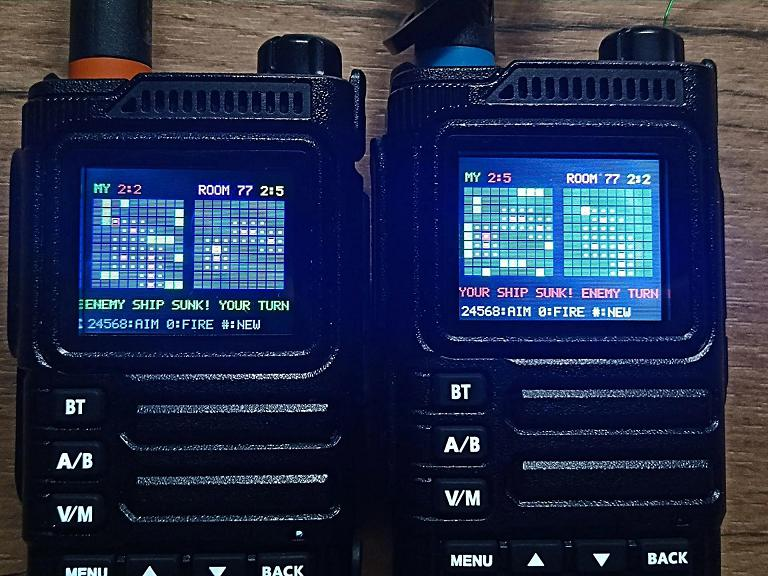
#> input picture dkxcepics/IMG_20261119_162906.jpg, 768 x 576 px
$ python -i td9_kpi.py   (imports and definitions only)
#> lines starting #> are read from the running program, lines starting #| are printed output that depends on the picture
#!/usr/bin/env python3
"""
td9_kpi.py -- Store / view picture packs on the TD-H9 resource chip over BLE.

A picture pack is a raw 160x128 RGB565 big-endian image (40,960 bytes, the
radio's native screen format) stored in a free area of the resource flash.
The companion menu app "DKXCEPIC" displays them and flips Up/Down in a loop.

Area format (written by this tool, read by the app):
  header  44 4B 58 43 45 50 49            "DKXCEPI"
          01                               count byte
  ...      pictures, each 160x128 RGB565 big-endian (40960 bytes)

Free area: the resource flash "font tail" (0x717000..0x7FFFFF), which stock
never writes. This tool VERIFIES the target is fully 0xFF before writing and
refuses otherwise.

Usage / Использование:
  python td9_kpi.py check [--addr 0x717000] [--span 0x80000]
      -- verify a range is free (all 0xFF); default 0x717000..0x7FFFFF
  python td9_kpi.py write img1.bin [img2.bin ...]
      -- write a pack of raw RGB565 .bin pictures (+ .png/.jpg via Pillow)
  python td9_kpi.py dump --addr <start> --out <file>
      -- dump raw bytes of a range (for inspection)
  python td9_kpi.py pass  --password <1234> [--out <backup>]
      -- set the radio lock password (modern S2: whole-sector erase+program)
  python td9_kpi.py passclear [--out <backup>]
      -- clear the lock password to 0xFF (same whole-sector rewrite)
  python td9_kpi.py passread
      -- read and interpret the 8 lock bytes
  python td9_kpi.py pass --force --withdump <sector.bin> [--password <1234>]
      -- hard write: use <sector.bin> as the base instead of the radio's
         current sector (rebuild/rescue after a partial erase)
  Before any erase the sector @0x716000 is dumped to --out (default
  kpi-dump.bin) so the font can be restored if the link drops mid-write.

Depends on: pip install bleak, (optional) Pillow for png/jpg input.
Radio on + Bluetooth programming mode, H9 Toolbox Firmware (S2 write service).
"""

import argparse
import asyncio
import os
import struct
import sys

# ============================================================================
# BLE / resource service (reused from td9_logo.py)
# ============================================================================
SERVICE = "0000ff00-0000-1000-8000-00805f9b34fb"
CHAR_WRITE = "0000ff02-0000-1000-8000-00805f9b34fb"
CHAR_NOTIFY = "0000ff01-0000-1000-8000-00805f9b34fb"

MAGIC = bytes([0x50, 0x56, 0x4F, 0x4A, 0x48, 0x5C, 0x14])
BANK_SIZE = 0x8000
BLOCK = 0x20
SECTOR = 0x1000
STATUS_BASE = 0x4000
DATA_BASE = 0x8000
CONTROL_ADDRESS = 0x4000
DATA_ADDRESS = 0x4020
OP = {"disarm": 0, "erase": 1, "program": 2}
CHECK_EVERY = 16
ERASED = 0xFF

# Picture pack format / формат пакета картинок
KPI_MAGIC = b"DKXCEPI"
KPI_HEADER = 7 + 1          # magic (7) + count (1)
IMG_W, IMG_H = 160, 128
IMG_BYTES = IMG_W * IMG_H * 2   # 40960

# Free area (resource chip): font tail, stock never writes.
# Свободная область: хвост font-партиции, сток не пишет.
DEFAULT_START = 0x717000
DEFAULT_END = 0x800000
SECTOR_SIZE = 0x1000

# Radio lock password: 8 bytes just before the picture area.
# Пароль блокировки рации: 8 байт непосредственно перед областью картинок.
PASS_ADDR = 0x716FF8
PASS_LEN = 8
PASS_SECTOR = PASS_ADDR & ~(SECTOR_SIZE - 1)   # 0x716000, whole 4 KiB sector to erase

# Bulk read (S1 fast) — порт из web resource.mjs / radio.mjs. Наибольший
# выигрыш: каждая операция читает до 2 КиБ пачкой notify, а не 32 байта.
BULK_BASE = 0x3C00
BULK_SIZES = [16, 48, 112, 176, 240]
LINK_STOCK_ADDRESS = BULK_BASE + 17 * BLOCK
LINK_FIXED_ADDRESS = BULK_BASE + 18 * BLOCK
BULK_HEADER = 4


# [16 lines left out: function parse_bulk_reply, not called in this run]


def bulk_slot_address(size_index, wait=False):
    return BULK_BASE + (size_index + (8 if wait else 0)) * BLOCK


def is_bulk_packet(bytez):
    return len(bytez) >= 4 and bytez[0] == 0xB7 and bytez[1] == 0x5A


# [13 lines left out: function assemble_bulk, not called in this run]


def hex_bytes(b):
    return " ".join("%02x" % x for x in b[:24])


# ============================================================================
# Dirty-import transport: reuse td9_logo.py's working S1/S2 implementation
# ============================================================================
# [7 lines left out: function _load_logo_mod, not called in this run]


# ---- standalone bits (not relying on logo module where trivial) ----
class Radio:
    """Minimal BLE radio with S1 read / S2 write, decoupled from logo tool."""

    # [41 lines left out: functions __init__, receive, not called in this run]

    async def read_exact(self, n, timeout=3.0):
        out = bytearray()
        loop = asyncio.get_event_loop()
        deadline = loop.time() + timeout
        while len(out) < n:
            if self.queue:
                take = min(n - len(out), len(self.queue))
                out += self.queue[:take]
                del self.queue[:take]
                continue
            if loop.time() > deadline:
                raise TimeoutError("read timeout / таймаут чтения")
            ev = asyncio.Event()
            self.wake = ev
            try:
                await asyncio.wait_for(ev.wait(), timeout=max(0.05, deadline - loop.time()))
            except asyncio.TimeoutError:
                if self.wake is ev:
                    self.wake = None
                raise TimeoutError("read timeout / таймаут чтения")
        return bytes(out)

    async def send(self, data):
        await self.client.write_gatt_char(self.write_char, bytearray(data), response=False)

    async def expect_ack(self, label="ACK"):
        r = await self.read_exact(1)
        if r[0] != 0x06:
            raise RuntimeError("%s: expected ACK 06, got %s." % (label, hex_bytes(r)))

    async def enter_programming(self):
        self.queue.clear()
        self.read_mode = "auto"
        await self.send(MAGIC)
        await self.expect_ack("Handshake")
        await self.send(bytes([0x02]))
        first = (await self.read_exact(1))[0]
        for _ in range(4):
            if first != 0x06:
                break
            first = (await self.read_exact(1))[0]
        ident = bytes([first]) + await self.read_exact(7)
        if ident[:7] != bytes([0x54, 0x44, 0x48, 0x39, 0xFF, 0xFF, 0xFF]):
            raise RuntimeError("Unexpected identity: %s" % hex_bytes(ident))
        await self.send(bytes([0x06]))
        await self.expect_ack("Enter programming")
        return ident

    async def leave_programming(self):
        try:
            await self.send(bytes([0x45]))
        except Exception:
            pass
        await asyncio.sleep(0.3)
        self.queue.clear()

    async def read_block(self, address, timeout=3.0):
        cmd = bytes([0x52, (address >> 8) & 255, address & 255, BLOCK])
        await self.send(cmd)
        expected = bytes([0x57, (address >> 8) & 255, address & 255, BLOCK])
        header = await self.read_exact(4, timeout)
        if header != expected:
            if self.read_mode != "yes":
                nxt = await self.read_exact(1, timeout)
                shifted = bytes([header[1], header[2], header[3], nxt[0]])
                if shifted == expected:
                    header = shifted
                    self.read_mode = "yes"
        if header != expected:
            raise RuntimeError("Invalid read header at 0x%04x: %s" % (address, hex_bytes(header)))
        data = await self.read_exact(BLOCK, timeout)
        mode = self.read_mode
        if mode == "yes":
            await self.read_exact(1, timeout)
        elif mode == "auto":
            try:
                await self.read_exact(1, timeout=0.15)
                mode = "yes"
            except TimeoutError:
                mode = "no"
            self.read_mode = mode
        return data

    async def select_bank(self, bank):
        block = await self.read_block(STATUS_BASE + bank * BLOCK)
        if block[:4] != b"H9RS":
            raise RuntimeError("No resource service.")
        st = {"version": block[4], "ready": block[8] == 1}
        # S2: bytes 12-19 carry write status (result, programming, pointer, crc)
        if st["version"] == 2:
            st["write"] = {
                "result": block[12],
                "resultText": self._result_text(block[12]),
                "programming": block[13] == 2,
                "pointer": block[14] | (block[15] << 8) | (block[16] << 16),
                "operations": block[17],
                "crc": block[18] | (block[19] << 8),
            }
        return st

    # [9 lines left out: function _result_text, not called in this run]

    async def write_status(self, address):
        st = await self.select_bank(address // BANK_SIZE)
        if st["version"] != 2:
            raise RuntimeError("No write service v2.")
        if not st["ready"]:
            raise RuntimeError("Flash not ready.")
        return st

    async def expect_write(self, address, label):
        st = await self.write_status(address)
        w = st.get("write")
        if w and w["result"] != 0:
            raise RuntimeError("%s @0x%x: radio reports %s (pointer 0x%x, crc 0x%x)"
                               % (label, address, w["resultText"], w["pointer"], w["crc"]))
        return st

    # -- reads ------------------------------------------------------------
    async def send_write(self, frame):
        """Send a W (write) frame and await the 0x06 ACK.
        Отправляет W-кадр (запись) и ждёт ACK 0x06 — иначе ACK остаётся в
        очереди и ломает следующий read (лишний 06 в header)."""
        await self.send(frame)
        await self.expect_ack("Write/запись")

    async def read_fixed(self, start, length, on_progress=None):
        out = bytearray()
        pos = start
        end = start + length
        bank = -1
        retries = 0
        while pos < end:
            b = pos // BANK_SIZE
            if b != bank:
                st = await self.select_bank(b)
                if not st["ready"]:
                    raise RuntimeError("Flash not ready bank %d" % b)
                bank = b
            try:
                out += await self.read_block(DATA_BASE + (pos % BANK_SIZE))
            except TimeoutError:
                retries += 1
                if retries > 5:
                    raise
                # re-sync on the current bank and retry the block
                st = await self.select_bank(b)
                if not st["ready"]:
                    raise RuntimeError("Flash not ready bank %d" % b)
                continue
            retries = 0
            pos += BLOCK
            if on_progress and ((pos - start) % (BLOCK * 16) == 0 or pos >= end):
                on_progress(min(pos - start, length), length)
        return bytes(out[:length])

    # ---- bulk fast read (S1 fast; fails fast if unsupported) --------------
    # Порт readFast из web radio.mjs: выбираем банк, ставим курсор, просим
    # фиксированный 15 мс линк, затем bulk-слоты стримят пачками до 240 Б.
    # [4 lines left out: function _reset_bulk, not called in this run]

    async def read_bulk_chunk(self, size_index):
        """Request one bulk slot; returns (reply, data). Radia streams pакеты
        (B7 5A seq len ...) before the 32-byte bulk reply."""
        self.bulk_packets = []
        self.bulk_partial = None
        self.bulk_active = True
        block = await self.read_block(bulk_slot_address(size_index, False))
        reply = parse_bulk_reply(block)
        if reply is None:
            self.bulk_active = False
            raise RuntimeError("No bulk reply (radio without S1 fast?)")
        # collect any queued packets already in `self.queue`
        packets = list(self.bulk_packets)
        self.bulk_active = False
        return reply, packets

    async def read_fast(self, start, length, on_progress=None):
        """Bulk fast read from a 32 KiB-aligned start; falls back to read_fixed."""
        if start % BANK_SIZE:
            raise RuntimeError("bulk read needs 32 KiB-aligned start")
        out = bytearray()
        pos = start
        end = start + length
        # link fixed 15ms
        self._reset_bulk()
        await self.select_bank(pos // BANK_SIZE)
        link = parse_bulk_reply(await self.read_block(LINK_FIXED_ADDRESS))
        link_ok = bool(link and link["status"] == 0)
        if not link_ok:
            # Not a bulk-capable image -> fall back to slow read
            self._reset_bulk()
            return await self.read_fixed(start, length, on_progress)
        await asyncio.sleep(1.5)  # let the radio settle the 15 ms link
        size_index = BULK_SIZES.index(176) if 176 in BULK_SIZES else 2
        try:
            while pos < end:
                reply, pkts = await self.read_bulk_chunk(size_index)
                if reply["status"] != 0 or reply["count"] == 0:
                    # back off size or treat as end
                    raise RuntimeError("bulk read status %d" % reply["status"])
                data = assemble_bulk(pkts, reply, BULK_SIZES[size_index])
                take = min(len(data), end - pos)
                out += data[:take]
                pos += len(data)
                if on_progress:
                    on_progress(min(len(out), length), length)
        finally:
            self._reset_bulk()
            # restore stock link
            try:
                await self.read_block(LINK_STOCK_ADDRESS)
            except Exception:
                pass
        return bytes(out[:length])

    async def read_any(self, start, length, on_progress=None):
        """Use bulk fast read when possible, otherwise slow 32-byte read.
        Bulk needs a 32 KiB-aligned start, so read a little extra and slice.
        / Быстрое чтение: bulk требует выравнивания по 32 КиБ, читаем с
        запасом и обрезаем до нужного среза."""
        lead = start % BANK_SIZE
        base = start - lead
        # читать от выровненного base, захватывая lead..lead+length
        if lead == 0 and length >= BANK_SIZE:
            return await self.read_fast(start, length, on_progress)
        if length + lead >= BANK_SIZE:
            try:
                raw = await self.read_fast(base, length + lead, on_progress)
                return raw[lead:lead + length]
            except RuntimeError:
                pass
        return await self.read_fixed(start, length, on_progress)


def data_frame(payload):
    chk = sum(payload) & 255
    return bytes([0x57, DATA_ADDRESS >> 8, DATA_ADDRESS & 255, BLOCK]) + payload + bytes([chk])


# [36 lines left out: functions control_frame, crc16, build_pack, not called in this run]


def load_image(path):
    """Load one image: raw .bin RGB565, or png/jpg via Pillow -> RGB565."""
#> called with path = 'dkxcepics/IMG_20261119_162906.jpg'
    if path.lower().endswith(".bin"):
        with open(path, "rb") as f:
            data = f.read()
        if len(data) != IMG_BYTES:
            raise RuntimeError("%s: raw RGB565 must be %d bytes (got %d)" % (path, IMG_BYTES, len(data)))
        return data
    # else: Pillow -> RGB565 big-endian
    from PIL import Image
    img = Image.open(path).convert("RGB").resize((IMG_W, IMG_H), Image.LANCZOS)
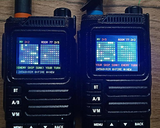
#> img: PIL image 160x128 RGB; mean R, G, B 36.3, 45.8, 75.7
    out = bytearray()
    for py in range(IMG_H):
        for px in range(IMG_W):
            r, g, b = img.getpixel((px, py))
            v = ((r >> 3) << 11) | ((g >> 2) << 5) | (b >> 3)
            out += bytes([v >> 8, v & 255])
    return bytes(out)


# ============================================================================
# S2 write (erase->program->verify), ported from td9_logo.py write_logo
# ============================================================================
# [53 lines not run here, left out]


# ============================================================================
# CLI
# ============================================================================
# [8 lines left out: function make_progress, not called in this run]


# [236 lines not run here, left out]


# [26 lines left out: function main, not called in this run]


# [2 lines not run here, left out]

>>> result = load_image('dkxcepics/IMG_20261119_162906.jpg')
